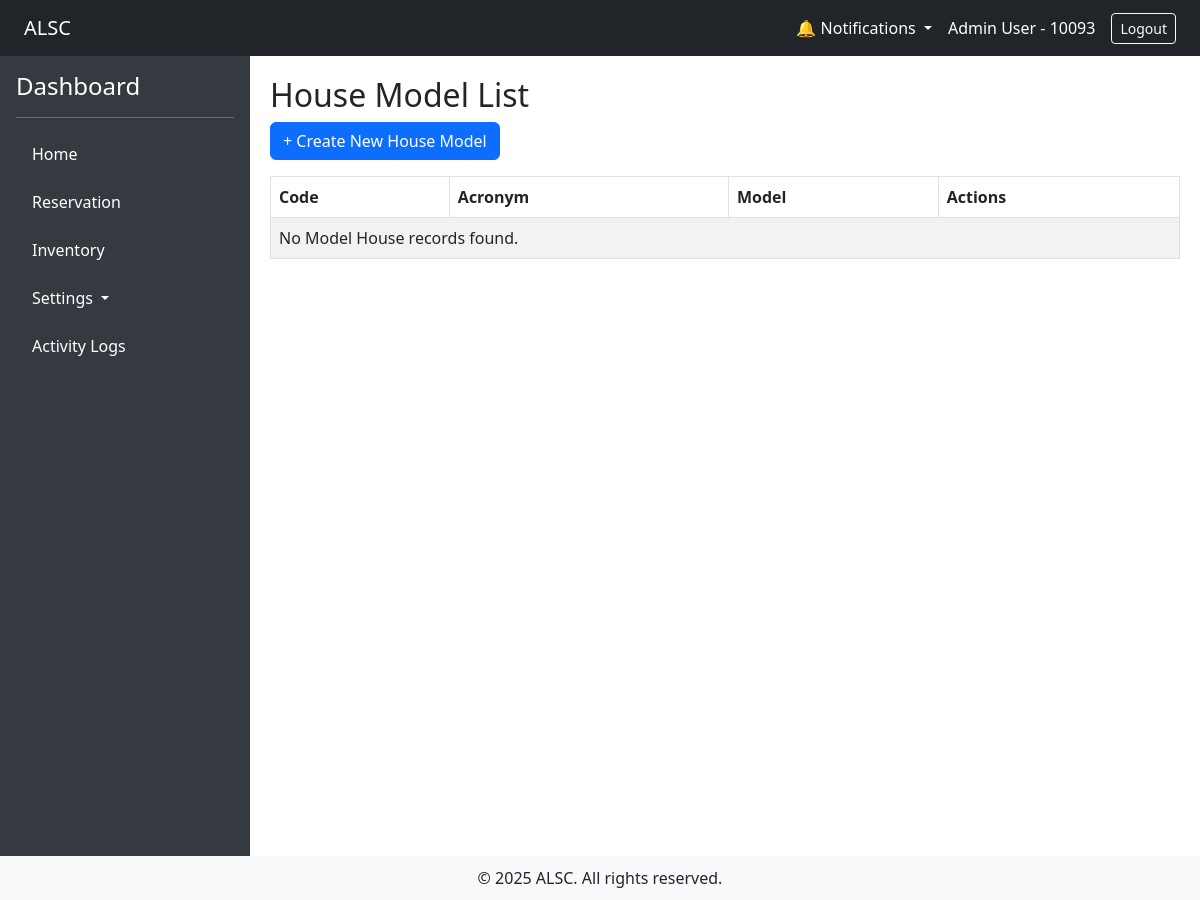
Before: /?url=inventory/model_house (signed in) with the older database file.
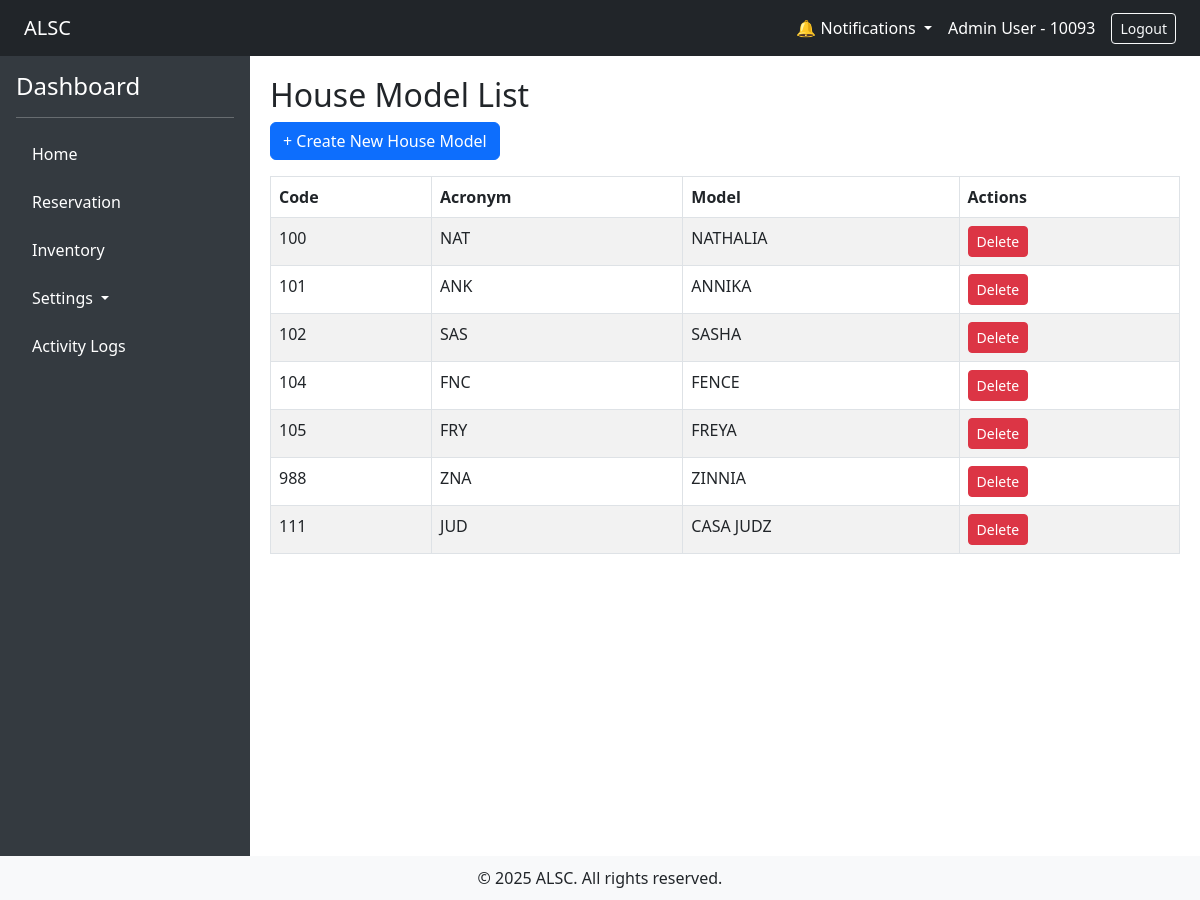
After: the same page with the newer database file.
### tables this page shows
CREATE TABLE `t_model_house` (
  `id` int(11) NOT NULL,
  `c_code` int(11) NOT NULL,
  `c_model` text NOT NULL,
  `c_acronym` text NOT NULL
);

### app/controllers/inventory_controller.php (called while the page is built, shortened)
<?php
require_once __DIR__ . '/../models/HouseModel.php';
require_once __DIR__ . '/../core/Controller.php';
class Inventory extends Controller
{
    public function model_house()
    {
        $model_houses = HouseModel::all();
        return $this->view('inventory/model_house/index', ['model_houses' => $model_houses]);
    }
}

### app/core/App.php (called while the page is built, shortened)
<?php
class App
{
    protected $method = 'index';
    public function __construct()
    {
        $url = $this->parseUrl();
        if ($url) {
            if (file_exists(__DIR__ . '/../controllers/' . $url[0] . '_controller.php')) {
                unset($url[0]);
            }
        }
        $this->controller = new $this->controller;
        if (isset($url[1])) {
            if (method_exists($this->controller, $url[1])) {
                $this->method = $url[1];
                unset($url[1]);
            }else $this->method = "notfound";
        }
        $this->params = $url ? array_values($url) : [];
        call_user_func_array([$this->controller, $this->method], $this->params);
    }
    public function parseUrl()
    {
        if (isset($_GET['url'])) {
            return explode('/', filter_var(rtrim($_GET['url'], '/'), FILTER_SANITIZE_URL));
        }
    }
}

### index.php (called while the page is built, shortened)
<?php
require_once './app/init.php';
$app = new App;

### app/init.php (called while the page is built, shortened)
<?php
require_once 'config/Connection.php';
require_once 'core/App.php';
require_once 'core/Controller.php';
require_once 'helpers/auth_helper.php';
function url($path = '')
{
    $base = rtrim('/alsc_app', '/');
    $path = ltrim($path, '/');
    return $base . '/?url=' . $path;
}

### app/helpers/auth_helper.php (called while the page is built, shortened)
<?php
require_once __DIR__ . '/../models/PermissionRole.php';
function can($permission)
{
    if (!isset($_SESSION['user']['permissions'])) {
        $role_id = $_SESSION['user']['role_id'];
        $permissionObjects = PermissionRole::getPermissionsForRole($role_id);
    }
    return in_array($permission, $_SESSION['user']['permissions']);
}

### app/config/Connection.php (called while the page is built, shortened)
<?php
class Connection
{
    private static $instance;
    private $conn;
    public function __construct()
    {
        try {
            $dbh = "mysql:host=". DB_HOST .";dbname=". DB_NAME ;
            $this->conn = new PDO($dbh, DB_USER , DB_PASS);
            $this->conn->setAttribute(PDO::ATTR_ERRMODE, PDO::ERRMODE_EXCEPTION);
        } catch (PDOException $e) {
            echo "Connection failed: " . $e->getMessage();
        }
    }
    public static function getInstance()
    {
        if (!self::$instance) {
            self::$instance = new Connection();
        }
        return self::$instance;
    }
    public function getConnection()
    {
        return $this->conn;
    }
}

### app/models/PermissionRole.php (called while the page is built, shortened)
<?php
require_once __DIR__ . '/../core/Model.php';
class PermissionRole extends Model
{
    public static function getPermissionsForRole($role_id)
    {
        $instance = new static();
        $stmt = $instance->db->prepare("
            SELECT p.* FROM permissions p
            JOIN permission_role pr ON p.id = pr.permission_id
            WHERE pr.role_id = ?
        ");
        $stmt->execute([$role_id]);
        return $stmt->fetchAll(\PDO::FETCH_OBJ);
    }
}

### app/core/Model.php (called while the page is built, shortened)
<?php
class Model
{
    public function __construct()
    {
        $this->db = Connection::getInstance()->getConnection();
    }
}

### app/models/HouseModel.php (called while the page is built, shortened)
<?php
require_once __DIR__ . '/../core/Model.php';
class HouseModel extends Model
{
    public static function all()
    {
        $instance = new static();
        $stmt = $instance->db->prepare("SELECT * FROM {$instance->table}");
        $stmt->execute();
        return $stmt->fetchAll(\PDO::FETCH_OBJ);
    }
}

### app/views/inventory/model_house/index.php (the view)
<h2>House Model List</h2>
<a href="<?= url('inventory/model_house_manage') ?>" class="btn btn-primary mb-3">+ Create New House Model</a>
<table class="table table-bordered table-striped">
    <thead>
        <tr>
            <th>Code</th>
            <th>Acronym</th>
            <th>Model</th>
            <th>Actions</th>
        </tr>
    </thead>
    <tbody>
        <?php if (!empty($model_houses)): ?>
            <?php foreach ($model_houses as $model_house): ?>
                <tr>
                    <td><?= $model_house->c_code ?></td>
                    <td><?= $model_house->c_acronym ?></td>
                    <td><?= $model_house->c_model ?></td>
                    <td>
                        <a href="<?= url('inventory/model_house_delete/' . $model_house->id) ?>" class="btn btn-sm btn-danger" onclick="return confirm('Are you sure you want to delete this lot?')">Delete</a>
                    </td>
                </tr>
            <?php endforeach; ?>
        <?php else: ?>
            <tr><td colspan="7">No Model House records found.</td></tr>
        <?php endif; ?>
    </tbody>
</table>

### app/core/Controller.php (shortened to what this page needs)
<?php
class Controller
{
    protected function view($view, $data = [], $layout = 'layouts/main')
    {
        extract($data);
        require_once(__DIR__ . '/../views/' . $view . '.php');
        $content = ob_get_clean();
        if ($layout) {
            require_once(__DIR__ . '/../views/' . $layout . '.php');
        } else {
            echo $content;
        }
    }
}

### app/views/layouts/main.php (shortened to what this page needs)
<!DOCTYPE html>
<html lang="en">
<head>
    <link href="https://cdn.jsdelivr.net/npm/bootstrap@5.3.0/dist/css/bootstrap.min.css" rel="stylesheet">
</head>
<body>
<div class="d-flex flex-column">
    <nav class="navbar navbar-expand-lg navbar-dark bg-dark px-4">
        <a class="navbar-brand" href="<?= url('dashboard/index') ?>">ALSC</a>
        <div class="ms-auto d-flex align-items-center">
            <div class="nav-item dropdown me-3">
                <a class="nav-link dropdown-toggle text-white" href="#" role="button" data-bs-toggle="dropdown">
                    🔔 Notifications
                </a>
            </div>
            <span class="text-white me-3">
                <?= htmlspecialchars($_SESSION['user']['name']) ?> - <?= htmlspecialchars($_SESSION['user']['employee_id']) ?>
            </span>
            <a href="<?= url('auth/logout') ?>" class="btn btn-outline-light btn-sm">Logout</a>
        </div>
    </nav>
    <div class="d-flex">
        <div class="sidebar p-3">
            <h4>Dashboard</h4>
            <hr>
            <ul class="nav flex-column">
                <li class="nav-item mb-2">
                    <a href="<?= url('dashboard/index') ?>" class="nav-link">Home</a>
                </li>
                <li class="nav-item mb-2">
                    <a href="<?= url('reservation/index') ?>" class="nav-link">Reservation</a>
                </li>
                <li class="nav-item mb-2">
                    <a href="<?= url('inventory/index') ?>" class="nav-link">Inventory</a>
                </li>
                <?php if (can('manage_users') || can('manage_permissions') || can('manage_roles')): ?>
                    <li class="nav-item dropdown mb-2">
                        <a class="nav-link dropdown-toggle text-white" href="#" id="navbarDropdown" role="button" data-bs-toggle="dropdown" aria-expanded="false">
                            <i class="bi bi-gear-fill"></i> Settings
                        </a>
                    </li>
                <?php endif; ?>
                <?php if (can('view_logs')): ?>
                    <li class="nav-item mb-2">
                        <a href="<?= url('logs/index') ?>" class="nav-link">Activity Logs</a>
                    </li>
                <?php endif; ?>
            </ul>
        </div>
        <div class="content w-100">
            <?php echo $content; ?>
        </div>
    </div>
</div>
<footer>
    &copy; <?= date('Y') ?> ALSC. All rights reserved.
</footer>
</body>
</html>

### app/views/layouts/main.php (style rules this page uses)
body { min-height: 100vh; display: flex; flex-direction: column; }
.sidebar { min-width: 250px; background: #343a40; min-height: 100vh; color: white; }
.sidebar a { color: white; text-decoration: none; }
.content { flex-grow: 1; padding: 20px; }
footer { background: #f8f9fa; padding: 10px; text-align: center; }

Changed rows visible on the page:
added t_model_house: c_code "100", c_acronym "NAT", c_model "NATHALIA"
added t_model_house: c_code "101", c_acronym "ANK", c_model "ANNIKA"
added t_model_house: c_code "102", c_acronym "SAS", c_model "SASHA"
added t_model_house: c_code "104", c_acronym "FNC", c_model "FENCE"
added t_model_house: c_code "105", c_acronym "FRY", c_model "FREYA"
added t_model_house: c_code "988", c_acronym "ZNA", c_model "ZINNIA"
added t_model_house: c_code "111", c_acronym "JUD", c_model "CASA JUDZ"
Other visible differences:
text no longer shown: "No Model House records found."
